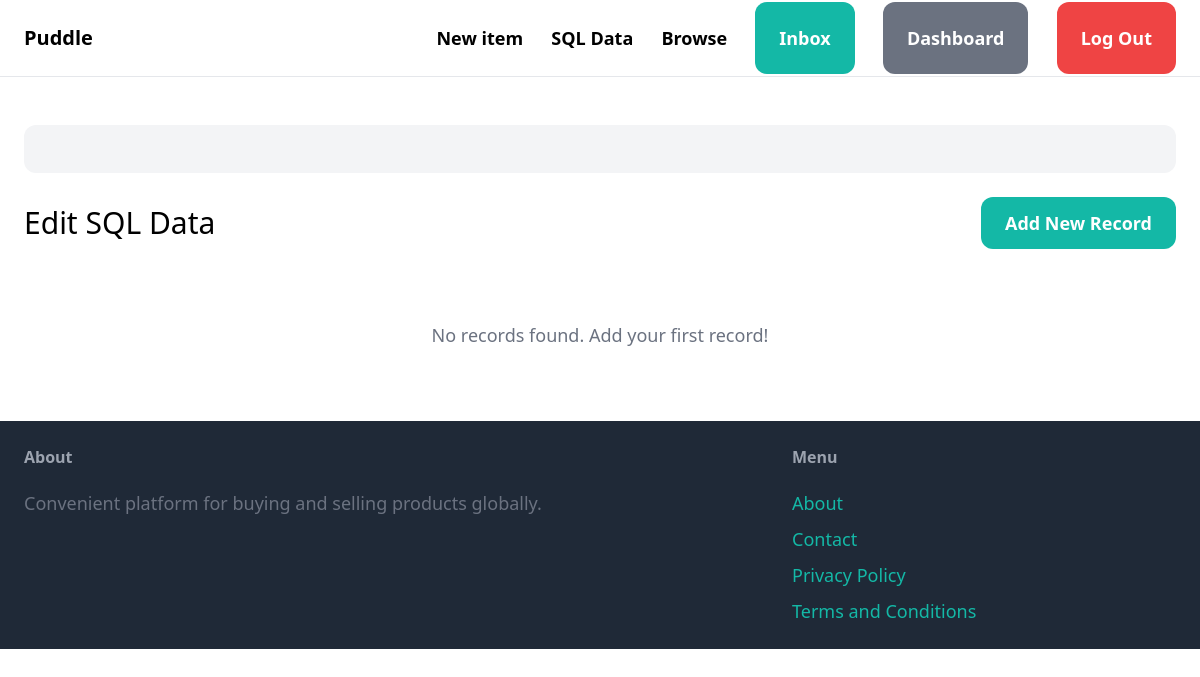
/edit-sql/ (signed in), run on an earlier commit of the app's database.
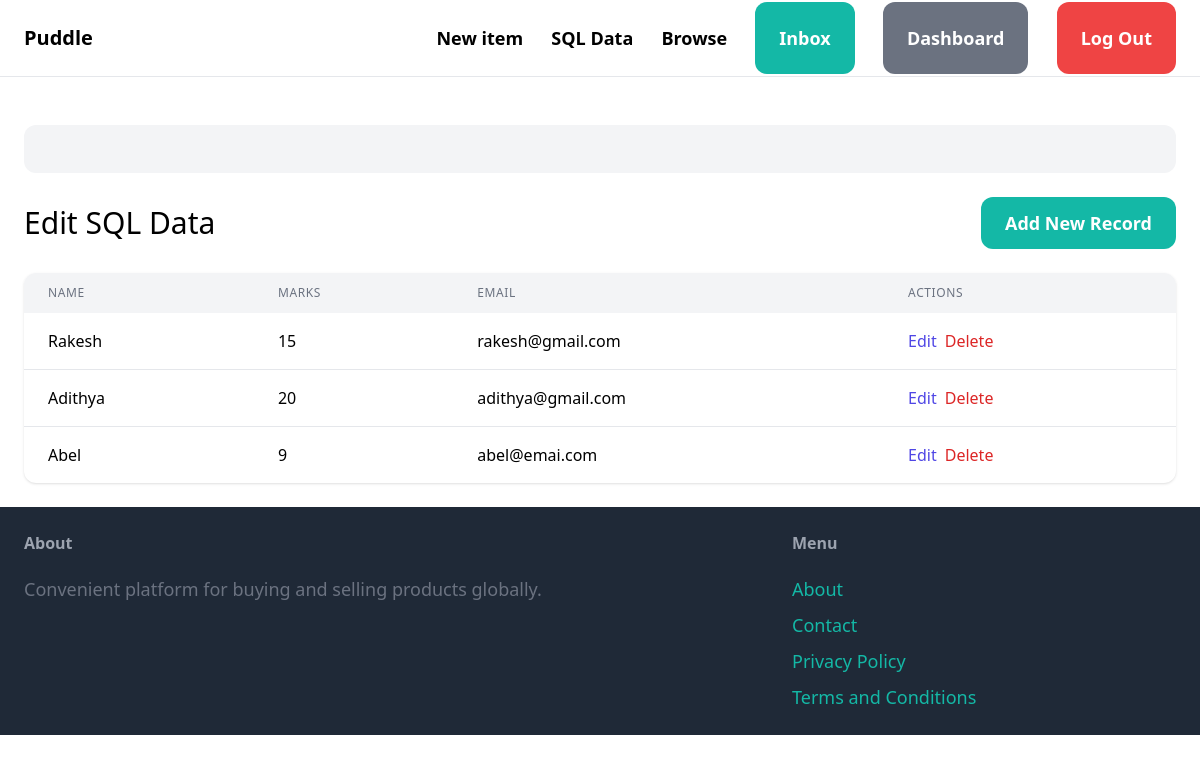
And on a later commit of the database.
### core/models.py (models this page shows, shortened)
class ExcelData(models.Model):
    name = models.CharField(max_length=100)
    marks = models.IntegerField(
        validators=[
            MinValueValidator(0, message="Marks cannot be negative"),
            MaxValueValidator(100, message="Marks cannot exceed 100")
        ]
    )
    email = models.EmailField()
    created_at = models.DateTimeField(auto_now_add=True)
    updated_at = models.DateTimeField(auto_now=True)
    class Meta:
        ordering = ['-created_at']
        verbose_name = 'Excel Data'
        verbose_name_plural = 'Excel Data'

### core/views.py (the view)
# urls.py: path('edit-sql/', views.edit_sql, name='edit_sql'),
@login_required
def edit_sql(request):
    records = ExcelData.objects.all()
    return render(request, 'core/edit_sql.html', {
        'records': records,
    })

### core/templates/core/edit_sql.html (shortened to what this page needs)
{% extends 'core/base.html' %}
{% block content %}
<div class="w-full my-6 mx-auto p-6 bg-gray-100 rounded-xl"></div>
    <div class="flex justify-between items-center mb-6">
        <h1 class="text-3xl">Edit SQL Data</h1>
        <a href="{% url 'core:add_record' %}" class="px-6 py-3 text-lg font-semibold bg-teal-500 text-white rounded-xl hover:bg-teal-700">
            Add New Record
        </a>
    </div>
    {% if records %}
    <div class="bg-white rounded-xl shadow overflow-hidden">
        <table class="w-full">
            <thead>
                <tr class="bg-gray-100">
                    <th class="px-6 py-3 text-left text-xs font-medium text-gray-500 uppercase tracking-wider">Name</th>
                    <th class="px-6 py-3 text-left text-xs font-medium text-gray-500 uppercase tracking-wider">Marks</th>
                    <th class="px-6 py-3 text-left text-xs font-medium text-gray-500 uppercase tracking-wider">Email</th>
                    <th class="px-6 py-3 text-left text-xs font-medium text-gray-500 uppercase tracking-wider">Actions</th>
                </tr>
            </thead>
            <tbody class="divide-y divide-gray-200">
                {% for record in records %}
                <tr>
                    <td class="px-6 py-4 whitespace-nowrap">{{ record.name }}</td>
                    <td class="px-6 py-4 whitespace-nowrap">{{ record.marks }}</td>
                    <td class="px-6 py-4 whitespace-nowrap">{{ record.email }}</td>
                    <td class="px-6 py-4 whitespace-nowrap">
                        <div class="flex space-x-2">
                            <a href="{% url 'core:edit_record' record.pk %}" class="text-indigo-600 hover:text-indigo-900">Edit</a>
                            <a href="{% url 'core:delete_record' record.pk %}" class="text-red-600 hover:text-red-900">Delete</a>
                        </div>
                    </td>
                </tr>
                {% endfor %}
            </tbody>
        </table>
    </div>
    {% else %}
    <div class="text-center py-12">
        <p class="text-gray-500 text-lg">No records found. Add your first record!</p>
    </div>
    {% endif %}
</div>
{% endblock %}

What changed in the data, as far as the page shows it:
added ExcelData: name "Rakesh", marks "15", email "rakesh@gmail.com"
added ExcelData: name "Adithya", marks "20", email "adithya@gmail.com"
added ExcelData: name "Abel", marks "9", email "abel@emai.com"
Also different on the page:
text no longer shown: "No records found. Add your first record!"
text now shown: "NAME MARKS EMAIL ACTIONS"
